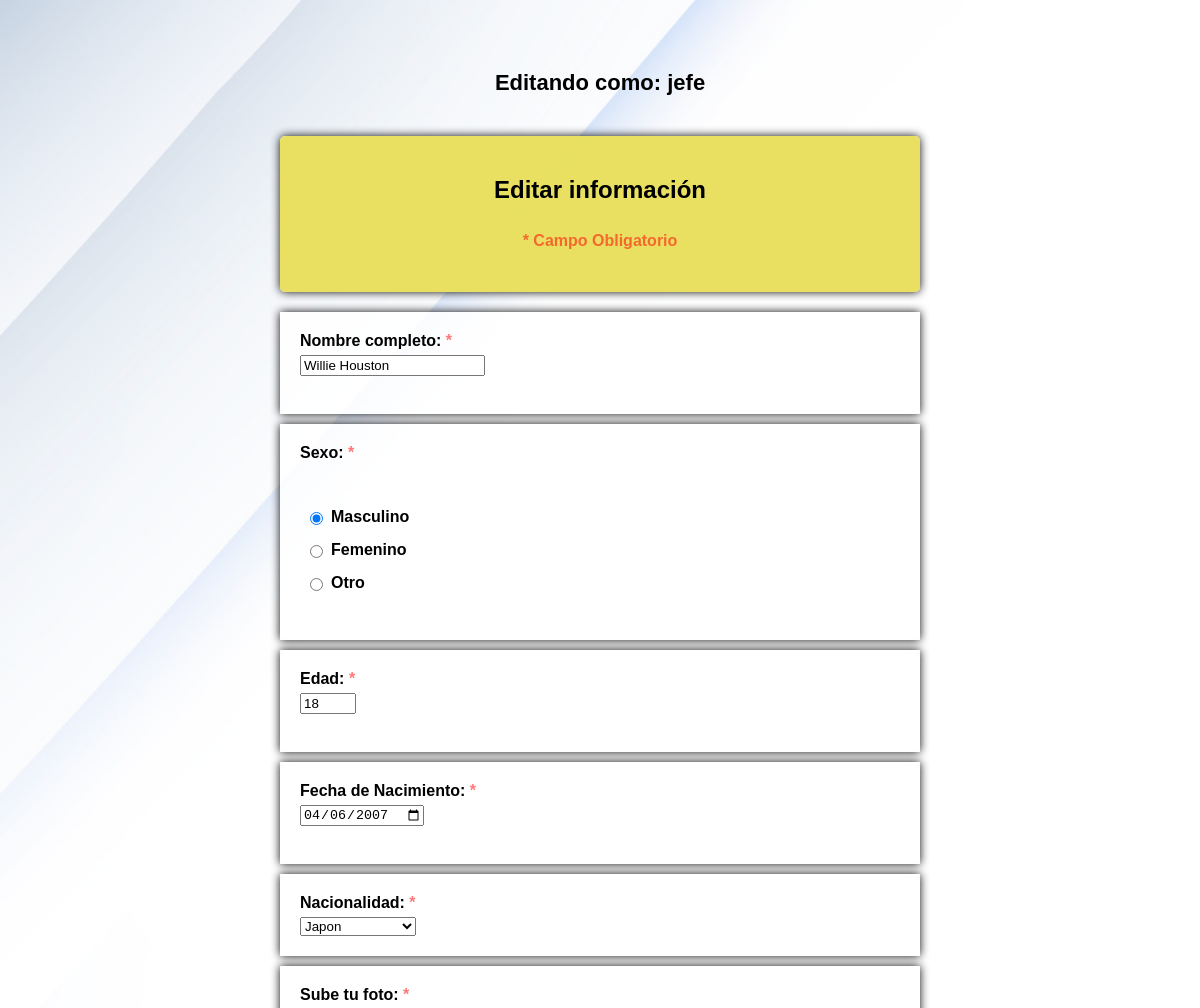
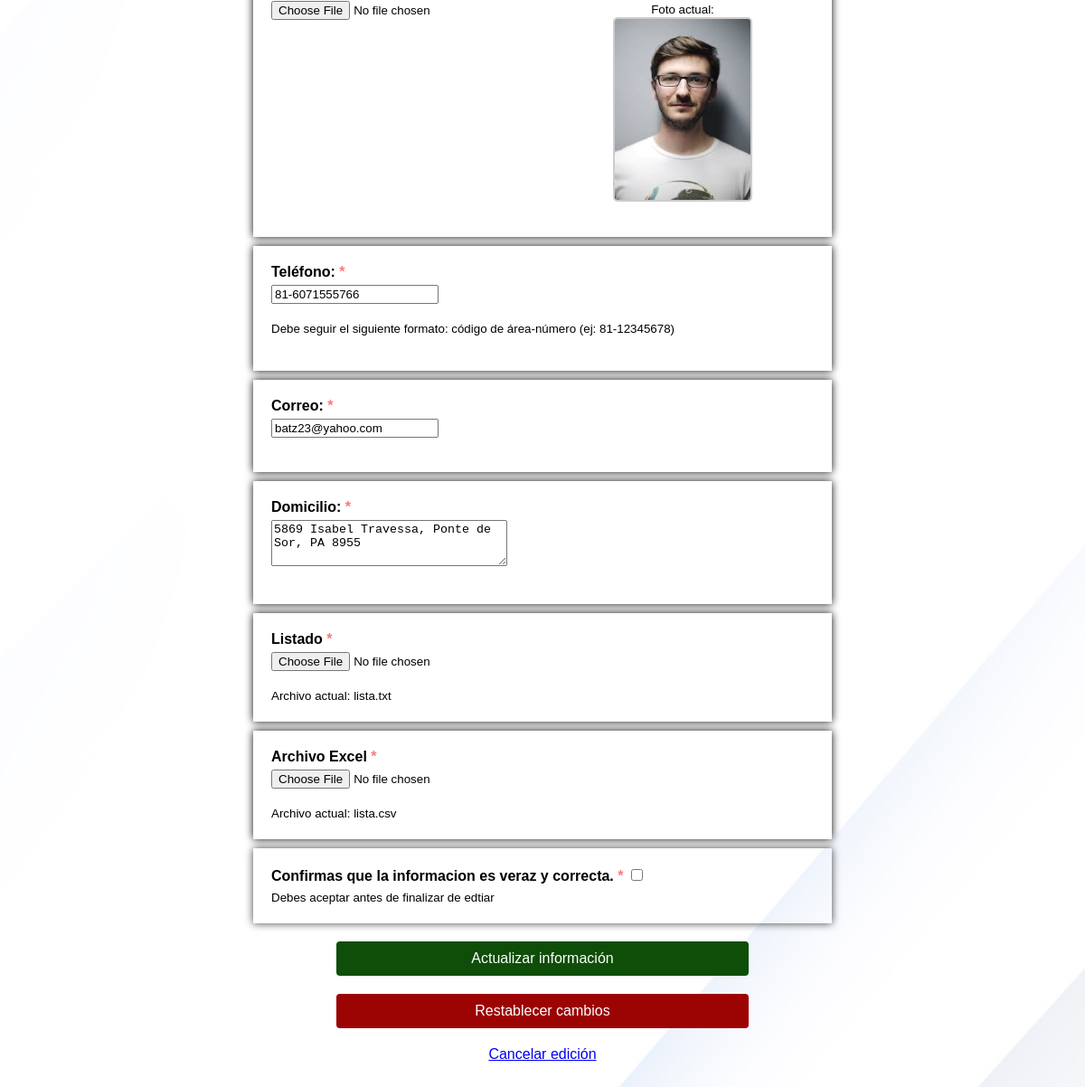
/editar_registro.php?id=1 (signed in), run on the app's committed database (2 pictures, top to bottom).
### tables this page shows
CREATE TABLE `student` (
  `id_students` int(11) NOT NULL AUTO_INCREMENT,
  `nombre` varchar(50) NOT NULL,
  `id_sexo` int(11) DEFAULT NULL,
  `especifique` varchar(255) DEFAULT '',
  `edad` int(3) NOT NULL,
  `nacimiento` date NOT NULL,
  `id_paises` int(11) DEFAULT NULL,
  `telefono` varchar(14) NOT NULL,
  `correo` varchar(50) NOT NULL,
  `domicilio` varchar(255) NOT NULL,
  `foto` varchar(255) NOT NULL,
  `lista` varchar(255) NOT NULL,
  `excel` varchar(255) NOT NULL,
  `fecha_acceso` timestamp NULL DEFAULT current_timestamp(),
  `fecha_registro` timestamp NOT NULL DEFAULT current_timestamp(),
  `id_usuario_registro` int(11) DEFAULT NULL,
  `fecha_edicion` timestamp NULL DEFAULT NULL,
  `id_usuario_editor` int(11) DEFAULT NULL,
  `visible` int(11) NOT NULL DEFAULT 1,
  `fecha_borrado` timestamp NOT NULL DEFAULT current_timestamp(),
  `id_usuario_borrador` int(11) DEFAULT NULL,
  PRIMARY KEY (`id_students`),
  KEY `id_paises` (`id_paises`),
  KEY `id_sexo` (`id_sexo`),
  CONSTRAINT `student_ibfk_1` FOREIGN KEY (`id_paises`) REFERENCES `paises` (`id_paises`) ON DELETE CASCADE ON UPDATE CASCADE,
  CONSTRAINT `student_ibfk_2` FOREIGN KEY (`id_sexo`) REFERENCES `sexo` (`id_sexo`) ON DELETE CASCADE ON UPDATE CASCADE
);

### editar_registro.php (the view, shortened to what this page needs)
<?php
require_once 'conn.php';
$conn = new mysqli($servername, $username, $db_password, $dbname, $port);
$conn->set_charset("utf8mb4");
$student_id = isset($_GET['id']) ? intval($_GET['id']) : 0;
$sql = "SELECT * FROM student WHERE id_students = $student_id";
$result = $conn->query($sql);
$student = $result->fetch_assoc();
$sexo_map = [
    1 => 'Masculino',
    2 => 'Femenino',
    3 => 'Otro'
];
$paises_map = [
    1 => 'Alemania',
    2 => 'Brazil',
    3 => 'Canada',
    4 => 'China',
    5 => 'Estados Unidos',
    6 => 'India',
    7 => 'Indonesia',
    8 => 'Japon',
    9 => 'Mexico',
    10 => 'Rusia'
];
$sexo_valor = $sexo_map[$student['id_sexo']] ?? 'Masculino';
$pais_valor = $paises_map[$student['id_paises']] ?? 'Mexico';
$especifique_valor = $student['especifique'] ?? "";
?>
<!DOCTYPE html>
<html lang="es">
<head>
    <link rel="stylesheet" href="style.css" media="screen" />
</head>
<body>
    <?php
    $usuario_actual = isset($_SESSION["usuario"]) ? htmlspecialchars($_SESSION["usuario"]) : 'Usuario';
    ?>
    <div class="user-header">
        <h2>Editando como: <strong><?php echo $usuario_actual; ?></strong></h2>
    </div>
    <form action="gestion.php?action=actualizar" method="post" enctype="multipart/form-data" autocomplete="off"
        class="needs-validation" novalidate>
        <div class="form-container">
            <h2>Editar información</h2>
            <h2><span class="error">* Campo Obligatorio</span></h2>
        </div>
        <div class="form-box">
            <label for="nombre">
                Nombre completo: <span class="error">*</span><br /></label>
            <input type="text" class="form-control" id="nombre" name="nombre"
                value="<?php echo htmlspecialchars($student['nombre']); ?>" required /><br /><br />
        </div>
        <div class="form-box">
            <label for="sexo"> Sexo: <span class="error">*</span><br /></label>
            <br /><br />
            <label class="radio-label">
                <input type="radio" id="S1" name="sexo" value="Masculino" <?php echo ($sexo_valor == 'Masculino') ? 'checked' : ''; ?> required />
                <span class="radio-text">Masculino</span> </label><br />
            <label class="radio-label">
                <input type="radio" id="S2" name="sexo" value="Femenino" <?php echo ($sexo_valor == 'Femenino') ? 'checked' : ''; ?> />
                <span class="radio-text">Femenino</span> </label><br />
            <label class="radio-label">
                <input type="radio" id="S3" name="sexo" value="Otro" <?php echo ($sexo_valor == 'Otro') ? 'checked' : ''; ?> />
                <span class="radio-text">Otro</span> </label><br />
                name="especifique" value="<?php echo htmlspecialchars($especifique_valor); ?>" <?php echo ($sexo_valor == 'Otro') ? 'required' : ''; ?> /><br />
        </div>
        <div class="form-box">
            <label for="age"> Edad: <span class="error">*</span><br /></label>
            <input type="number" id="age" name="age" min="1" max="99" value="<?php echo $student['edad']; ?>"
                required /><br /><br />
        </div>
        <div class="form-box">
            <label for="bday">
                Fecha de Nacimiento: <span class="error">*</span><br /></label>
            <input type="date" id="bday" name="bday" value="<?php echo $student['nacimiento']; ?>"
                required /><br /><br />
        </div>
        <div class="form-box">
            <label for="country" class="col-sm-3 control-label">Nacionalidad: <span class="error">*</span><br /></label>
            <div class="col-12">
                <select id="country" name="country" class="form-control" onchange="actualizarFormatoTelefono()">
                    <option value="Japon" <?php echo ($pais_valor == 'Japon') ? 'selected' : ''; ?>>Japon</option>
                </select>
            </div>
        </div>
        <div class="form-box">
            <label for="photo">
                Sube tu foto: <span class="error">*</span><br />
            </label>
            <div class="photo-container">
                <div class="photo-upload">
                    <input type="file" id="photo" name="photo" accept="image/*" />
                </div>
                <div class="photo-example">
                    <small>Foto actual:</small><br />
                    <img src="<?php echo $student['foto']; ?>" alt="Foto actual" width="150" height="200" />
                </div>
            </div>
        </div>
        <div class="form-box">
            <label for="phone"> Teléfono: <span class="error">*</span><br /></label>
            <input type="tel" id="phone" name="phone" placeholder="000-00000000" pattern="[0-9]{3}-[0-9]{7,11}"
                maxlength="15" value="<?php echo htmlspecialchars($student['telefono']); ?>" required /><br /><br />
            <small id="phoneHelp">Debe seguir el siguiente formato: extensión-número (ej:
                473-1234567)</small><br /><br />
        </div>
        <div class="form-box">
            <label for="correo"> Correo: <span class="error">*</span><br /></label>
            <input type="email" id="correo" name="correo" placeholder="ejemplo@hotmail.com" aria-label="correo"
                aria-describedby="basic-addon1" value="<?php echo htmlspecialchars($student['correo']); ?>"
                required /><br /><br />
        </div>
        <div class="form-box">
            <label for="domicilio">
                Domicilio: <span class="error">*</span><br />
            </label>
            <textarea id="domicilio" name="domicilio" rows="3" cols="30"
                required><?php echo htmlspecialchars($student['domicilio']); ?></textarea><br /><br />
        </div>
        <div class="form-box">
            <label for="list"> Listado <span class="error">*</span><br /> </label>
            <input type="file" id="list" name="list" accept=".txt" /><br /><br />
            <small>Archivo actual: <?php echo basename($student['lista']); ?></small>
        </div>
        <div class="form-box">
            <label for="excel">
                Archivo Excel <span class="error">*</span><br />
            </label>
            <input type="file" id="excel" name="excel" accept=".xlsx, .csv" /><br /><br />
            <small>Archivo actual: <?php echo basename($student['excel']); ?></small>
        </div>
        <div class="col-12">
            <div class="form-check">
                <label class="form-check-label" style="color:rgba(0, 0, 0, 1);" for="invalidCheck">
                    Confirmas que la informacion es veraz y correcta.
                    <span class="error">*</span>
                    <input class="form-check-input" type="checkbox" value="" id="invalidCheck" required />
                </label>
                <small style="color:rgba(0, 0, 0, 1);">Debes aceptar antes de finalizar de edtiar</small>
            </div>
        </div>
        <div style="text-align: center; margin-top: 20px;">
            <input type="submit" value="Actualizar información" />
            <input type="reset" value="Restablecer cambios" />
            <a href="students.php" class="form-group">Cancelar edición</a>
        </div>
    </form>
    <br /><br />
</body>
</html>

### style.css (style rules this page uses)
body { font-family: Arial, sans-serif; margin: 10px; padding: 20px; background-image: url('templates/White.jpg'); background-size: cover; background-position: center; background-repeat: no-repeat; background-attachment: fixed; }
.form-container { max-width: 600px; margin: 20px auto; padding: 20px; background-color: rgba(233, 224, 93, 0.973); border-radius: 5px; box-shadow: 0 0 10px rgba(0, 0, 0, 0.959); text-align: center; }
.form-box { max-width: 600px; margin: 10px auto; padding: 20px; background-color: rgba(255, 255, 255, 0.829); border-radius: 1px; box-shadow: 0 0 10px rgba(0, 0, 0, 0.973); text-align: justify; }
.photo-container { display: flex; align-items: flex-start; gap: 20px; margin-bottom: 15px; }
.photo-upload { flex: 1; }
.photo-example { flex: 1; text-align: center; }
.photo-example img { border: 2px solid #ccc; border-radius: 5px; }
h2 { text-align: center; color: #000000; }
.form-check { color: #f0f0f0; max-width: 600px; margin: 10px auto; padding: 20px; background-color: rgba(255, 255, 255, 0); border-radius: 1px; box-shadow: 0 0 10px rgba(0, 0, 0, 0.745); text-align: justify; }
.form-group { margin-bottom: 15px; }
label { display: block; margin-bottom: 5px; font-weight: bold; }
.radio-label { display: inline-flex; align-items: center; cursor: pointer; padding: 5px; border-radius: 4px; transition: background-color 0.2s; }
.radio-label input[type="radio"] { margin-right: 8px; }
.radio-text { cursor: pointer; }
input[type="submit"] { display: block; margin: 20px auto; width: 40%; padding: 10px; background-color: #0e4e08; color: rgb(255, 255, 255); border: none; border-radius: 4px; box-shadow: 0 0 10px #51b815(0, 0, 0, 1); cursor: pointer; font-size: 16px; text-align: center; }
input[type="reset"] { display: block; margin: 20px auto; width: 40%; padding: 10px; background-color: #9c0303; color: rgb(255, 255, 255); border: none; border-radius: 4px; box-shadow: 0 0 10px #c45b5b(0, 0, 0, 1); cursor: pointer; font-size: 16px; text-align: center; }
.error { color: rgba(255, 0, 0, 0.534); margin-bottom: 15px; font-size: medium; }
.user-header { max-width: 600px; margin: 20px auto; text-align: center; padding: 20px; margin-bottom: 20px; background-color: transparent; }
.user-header h2 { color: #000; font-size: 22px; margin: 0; }

### data on the page
student: nombre "Willie Houston", id_sexo "☑ Masculino", id_sexo "☐ Femenino", id_sexo "☐ Otro", age "18", bday "04/06/2007", country "Japon", foto (picture), phone "81-6071555766", correo "batz23@yahoo.com", domicilio "5869 Isabel Travessa, Ponte de Sor, PA 8955", lista "lista.txt", excel "lista.csv"

### other printed values
$usuario_actual "jefe"
